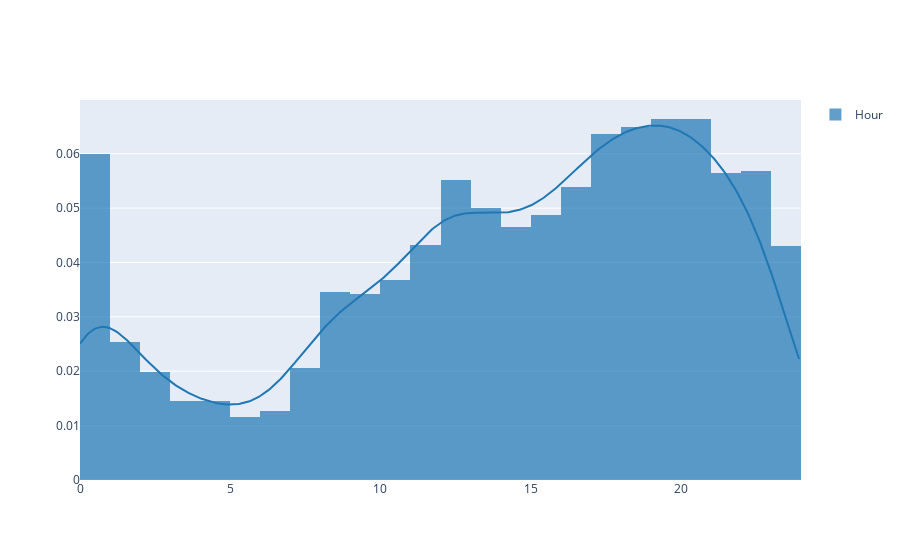

The code cell stored with this chart in its notebook:
### Code cell
py.iplot(ff.create_distplot([calls['hour_of_day']],group_labels=["Hour"],bin_size=1, show_rug=False))

### Figure 1 — Plotly figure (JSON) as saved in the notebook; plotly's stock layout.template omitted (floating-point values rounded to 4 significant figures; data arrays with more than 128 entries replaced by an {"elided": "..."} marker saying what was removed)
{"data": [{"autobinx": false, "histnorm": "probability density", "legendgroup": "Hour", "marker": {"color": "rgb(31, 119, 180)"}, "name": "Hour", "opacity": 0.7, "type": "histogram", "x": {"elided": "5227 float values"}, "xaxis": "x", "xbins": {"end": 23.98, "size": 1, "start": 0}, "yaxis": "y"}, {"legendgroup": "Hour", "marker": {"color": "rgb(31, 119, 180)"}, "mode": "lines", "name": "Hour", "showlegend": false, "type": "scatter", "x": {"elided": "500 float values"}, "xaxis": "x", "y": {"elided": "500 float values"}, "yaxis": "y"}], "layout": {"barmode": "overlay", "hovermode": "closest", "legend": {"traceorder": "reversed"}, "xaxis": {"anchor": "y2", "domain": [0, 1], "zeroline": false}, "yaxis": {"anchor": "free", "domain": [0, 1], "position": 0}}}
